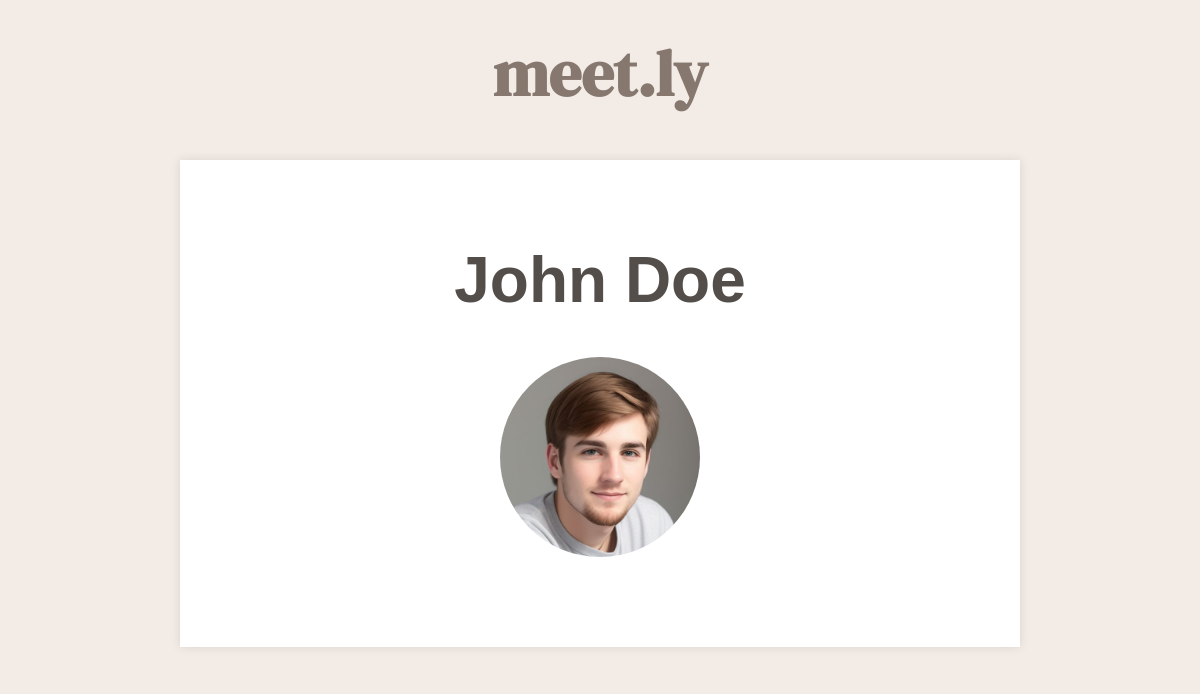
Page /user/johndoe (signed in) on the committed database.
### models.py (models this page shows, shortened)
class User(db.Model, UserMixin):
    __tablename__ = 'user'
    id = db.Column(db.Integer, primary_key=True, unique=True, nullable=False)
    username = db.Column(db.String, unique=True, nullable=False)
    email = db.Column(db.String, unique=True, nullable=False)
    password = db.Column(db.String, nullable=False)
    firstname = db.Column(db.String, default=None)
    lastname = db.Column(db.String, default=None)
    profile_picture = db.Column(db.String(500), default=None)
    role = db.Column(db.String, default='user')
    welcomed = db.Column(db.Boolean, default=False)
    verified = db.Column(db.Boolean, default=False)
    description = db.Column(db.String, default=None)
    friends = db.relationship(
        'User',
        secondary='friendship',
        primaryjoin='and_(User.id==Friendship.user_id, Friendship.accepted==True)',
        secondaryjoin='and_(User.id==Friendship.friend_id, Friendship.accepted==True)',
        backref='friend_of',
        viewonly=True
    )
    friend_requests = db.relationship(
        'User',
        secondary='friendship',
        primaryjoin='and_(User.id==Friendship.friend_id, Friendship.accepted==False)',
        secondaryjoin='and_(User.id==Friendship.user_id, Friendship.accepted==False)',
        backref='sent_requests',
        viewonly=True
    )

### views.py (the view)
    @app.route('/user/<username>')
    def user(username):
        user_profile = User.query.filter_by(username=username).first()
        user_data = {
            'username': user_profile.username,
            'firstname': user_profile.firstname,
            'lastname': user_profile.lastname,
            'profile_picture': user_profile.profile_picture,
        }
        if user_profile is None:
            return '404 Not Found', 404
        if current_user.username == username:
            user_profile = True
        else:
            user_profile = False
        if current_user.is_authenticated and current_user.username == username:
            return render_template('profile.html', current_user=user_data, user_profile = user_profile)
        else:
            return render_template('profile.html', current_user=user_data, user_profile = user_profile)

### app.py (called while the page is built)
def create_app():
    app = Flask(__name__, template_folder='templates')
    app.config['SQLALCHEMY_DATABASE_URI'] = 'sqlite:///./test.db'
    app.secret_key = 'KEY'
    from views import config_views
    config_views(app, db, Bcrypt(app))
    login_manager = LoginManager()
    login_manager.init_app(app)
    login_manager.login_view = "login"
    from models import User
    @login_manager.user_loader
    def get_uid(id):
        return User.query.get(id)
    @login_manager.unauthorized_handler
    def unauthorized():
        return redirect(url_for('login', next=url_for('home')))
    db.init_app(app)
    migrate = Migrate(app, db)
    return app

### templates/profile.html (shortened to what this page needs)
{% extends "base.html" %}
{% block stylesheet %}
<link rel="stylesheet" href="{{ url_for('static', filename = 'css/profile.css') }}">
{% endblock %}
{% block body %}
<div class="page-container">
    <header>
        <a href="{{ url_for('home') }}"><h1>meet.ly</h1></a>
    </header>
    <div class="nav-container">
        <div class="user-container">
            <h1>{% if current_user.firstname and current_user.lastname %}
                {{ current_user.firstname }}
                {{ current_user.lastname }}
                {% else %}
                {{ current_user.username }}
                {% endif %}
            </h1>
            <div class="profile-picture-container">
                {% if current_user.profile_picture == None %}
                <img src="{{ url_for('static', filename = 'images/profile_pictures/profile-picture_default.jpg') }}" alt="Profile Picture">
                {% else %}
                <img src="{{ url_for('static', filename = 'images/profile_pictures/' + current_user.profile_picture) }}"
                    alt="Profile Picture">
                {% endif %}
            </div>
        </div>
    </div>
</div>
{% endblock %}

### static/css/profile.css (style rules this page uses)
:root { --accent-color: #86786f; --accent-color-dark: #534e4a; --accent-color-darker: #161a46; --secondary-color: #ff708f; --secondary-color-light: #ff85aa; --background-color: #f2ebe6; --text-color: #616161; --text-color-dark: #0e0e0e; }
html { background-color: var(--background-color); }
body { font-family: Helvetica, Arial, sans-serif; margin: 0; padding: 0; }
.page-container { display: flex; flex-direction: column; align-items: center; justify-content: center; min-height: 100%; background-color: var(--background-color); padding: 20px; }
header { text-align: center; font-family: "DM Serif Display", serif; color: var(--accent-color); font-size: 200%; font-weight: 400; text-decoration: none; }
header a { text-decoration: none; color: var(--accent-color); }
header h1 { margin-top: 10px; }
.user-container { display: flex; flex-direction: column; align-items: center; margin: 20px; font-size: 200%; margin-bottom: 50px; }
.user-container h1 { color: var(--accent-color-dark); margin-bottom: 40px; }
.profile-picture-container { width: 200px; height: 200px; margin-bottom: 20px; }
.profile-picture-container img { width: 100%; height: 100%; border-radius: 100%; object-fit: cover; }
.nav-container { background-color: #fff; padding: 20px; box-shadow: 0 0 10px rgba(0, 0, 0, 0.1); width: 800px; }

### rows in the picture
User: firstname "John", lastname "Doe", profile_picture (picture)
